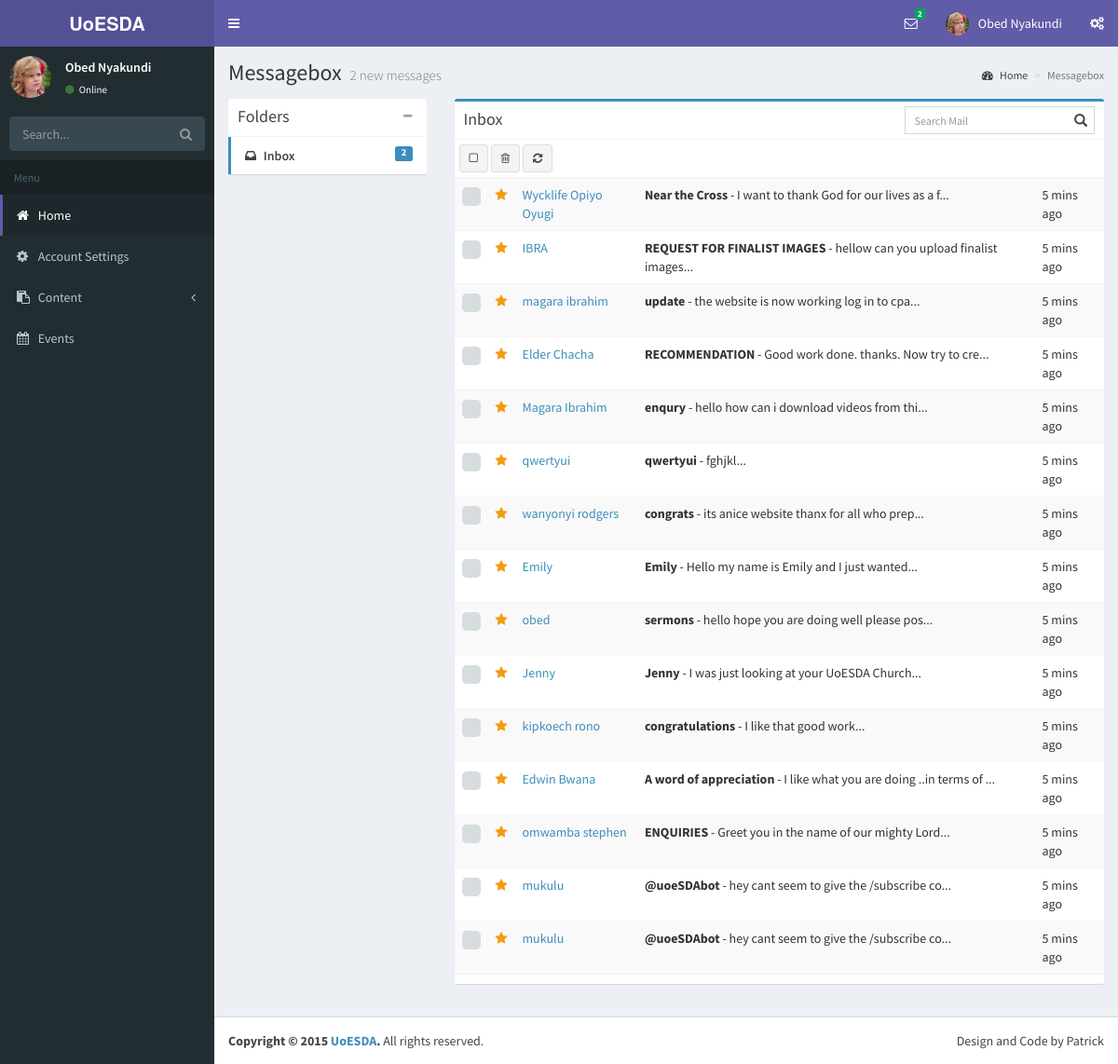
The app's page /admin/messagebox.php (signed in) with its own data.
### tables this page shows
CREATE TABLE IF NOT EXISTS `admtbl` (
  `id` int(11) NOT NULL AUTO_INCREMENT,
  `username` varchar(50) NOT NULL,
  `password` varchar(100) NOT NULL,
  `email` varchar(100) NOT NULL,
  `ad_names` varchar(200) NOT NULL,
  `prof_pic` text NOT NULL,
  PRIMARY KEY (`id`)
);

CREATE TABLE IF NOT EXISTS `messages` (
  `id` int(11) NOT NULL AUTO_INCREMENT,
  `sender_names` varchar(40) NOT NULL,
  `sender_mail` varchar(200) NOT NULL,
  `sender_subject` text NOT NULL,
  `sender_message` text NOT NULL,
  `sent_date` int(100) NOT NULL,
  `read_status` int(11) NOT NULL,
  PRIMARY KEY (`id`)
);

### admin/messagebox.php (the view, shortened to what the rows shown need)
<?php
require_once '../inc/functions.php';
$adID=$_SESSION['adm_id'];
if($adID){
$admin_result_set=getAdmin($adID);
$admin_names=$admin_result_set['ad_names'];
$admin_prof_pic=$admin_result_set['prof_pic'];
?>
<!DOCTYPE html>
<html>
<head>
    <link rel="stylesheet" href="bootstrap/css/bootstrap.min.css">
    <link rel="stylesheet" href="font-awesome/css/font-awesome.min.css">
    <link rel="stylesheet" href="ionicons/css/ionicons.min.css">
    <link rel="stylesheet" href="dist/css/AdminLTE.min.css">
    <link rel="stylesheet" href="dist/css/skins/skin-purple.min.css">
    <link rel="stylesheet" href="./plugins/iCheck/flat/blue.css">
</head>
<body class="hold-transition skin-purple sidebar-mini">
<div class="wrapper">
    <?php include './topbar.php'; ?>
    <?php include './sidebar.php'; ?>
    <div class="content-wrapper">
        <section class="content-header">
            <h1>
                Messagebox
                <small><?php echo getMessageCount(); ?> new messages</small>
            </h1>
            <ol class="breadcrumb">
                <li><a href="#"><i class="fa fa-dashboard"></i> Home</a></li>
                <li class="active">Messagebox</li>
            </ol>
        </section>
        <section class="content">
            <div class="row">
                <div class="col-md-3">
                    <div class="box box-solid">
                        <div class="box-header with-border">
                            <h3 class="box-title">Folders</h3>
                            <div class="box-tools">
                                <button class="btn btn-box-tool" data-widget="collapse"><i class="fa fa-minus"></i></button>
                            </div>
                        </div>
                        <div class="box-body no-padding">
                            <ul class="nav nav-pills nav-stacked">
                                <li class="active"><a href="#"><i class="fa fa-inbox"></i> Inbox <span class="label label-primary
                                pull-right"><?php echo getMessageCount(); ?></span></a></li>
                            </ul>
                        </div>
                    </div>
                </div>
                <div class="col-md-9">
                    <div class="box box-primary">
                        <div class="box-header with-border">
                            <h3 class="box-title">Inbox</h3>
                            <div class="box-tools pull-right">
                                <div class="has-feedback">
                                    <input type="text" class="form-control input-sm" placeholder="Search Mail">
                                </div>
                            </div>
                        </div>
                        <div class="box-body no-padding">
                            <div class="mailbox-controls">
                                <button class="btn btn-default btn-sm checkbox-toggle"><i class="fa fa-square-o"></i></button>
                                <div class="btn-group">
                                    <button class="btn btn-default btn-sm"><i class="fa fa-trash-o"></i></button>
                                </div>
                                <button class="btn btn-default btn-sm"><i class="fa fa-refresh"></i></button>
                            </div>
                            <div class="table-responsive mailbox-messages">
                                <table class="table table-hover table-striped">
                                    <tbody>
                                    <?php
                                    $mesos=getMessages(15);
                                    for($i=0;$i<=count($mesos)-1;$i++){
                                        ?>
                                        <tr>
                                            <td><input type="checkbox"></td>
                                            <td class="mailbox-star"><a href="#"><i class="fa fa-star text-yellow"></i></a></td>
                                            <td class="mailbox-name">
                                                <a href="readmessage.php?mesID=<?php echo $mesos[$i]["id"]; ?>">
                                                    <?php echo $mesos[$i]["sender_names"]; ?>
                                                </a>
                                            </td>
                                            <td class="mailbox-subject"><b><?php echo $mesos[$i]["sender_subject"]; ?></b>
                                                - <?php echo substr($mesos[$i]["sender_message"],0,40); ?>...
                                            </td>
                                            <td class="mailbox-attachment"></td>
                                            <td class="mailbox-date">5 mins ago</td>
                                        </tr>
                                    <?php
                                    }
                                    ?>
                                    </tbody>
                                </table>
                            </div>
                        </div>
                        <div class="box-footer no-padding">
                            <div class="mailbox-controls">
                            </div>
                        </div>
                    </div>
                </div>
            </div>
        </section>
    </div>
    <footer class="main-footer">
        <div class="pull-right hidden-xs">
            Design and Code by Patrick
        </div>
        <strong>Copyright &copy; 2015 <a href="#">UoESDA</a>.</strong> All rights reserved.
    </footer>
</div>
</body>
</html>
<?php
}else{
    header("location:../admin_login.php");
}
?>

### admin/topbar.php (shortened to what the rows shown need)
<header class="main-header">
    <a href="#" class="logo">
        <span class="logo-lg"><b>UoESDA</b></span>
    </a>
    <nav class="navbar navbar-static-top" role="navigation">
        <a href="#" class="sidebar-toggle" data-toggle="offcanvas" role="button">
        </a>
        <div class="navbar-custom-menu">
            <ul class="nav navbar-nav">
                <li class="dropdown messages-menu">
                    <a href="#" class="dropdown-toggle" data-toggle="dropdown">
                        <i class="fa fa-envelope-o"></i>
                        <span class="label label-success"><?php echo getMessageCount();?></span>
                    </a>
                </li>
                <li class="dropdown user user-menu">
                    <a href="#" class="dropdown-toggle" data-toggle="dropdown">
                        <img src="<?php echo $admin_prof_pic; ?>" class="user-image" alt="User Image">
                        <span class="hidden-xs"><?php echo $admin_names; ?></span>
                    </a>
                </li>
                <li>
                    <a href="#" data-toggle="control-sidebar"><i class="fa fa-gears"></i></a>
                </li>
            </ul>
        </div>
    </nav>
</header>

### admin/sidebar.php (shortened to what the rows shown need)
<aside class="main-sidebar">
    <section class="sidebar">
        <div class="user-panel">
            <div class="pull-left image">
                <img src="<?php echo $admin_prof_pic; ?>" class="img-circle" alt="User Image">
            </div>
            <div class="pull-left info">
                <p><?php echo $admin_names; ?></p>
                <a href="#"><i class="fa fa-circle text-success"></i> Online</a>
            </div>
        </div>
        <form action="#" method="get" class="sidebar-form">
            <div class="input-group">
                <input type="text" name="q" class="form-control" placeholder="Search...">
              <span class="input-group-btn">
                <button type="submit" name="search" id="search-btn" class="btn btn-flat"><i class="fa fa-search"></i></button>
              </span>
            </div>
        </form>
        <ul class="sidebar-menu">
            <li class="header">Menu</li>
            <li class="active"><a href="dashboard.php"><i class="fa fa-home"></i> <span>Home</span></a></li>
            <li><a href="account.php"><i class="fa fa-gear"></i> <span>Account Settings</span></a></li>
            <li class="treeview">
                <a href="#"><i class="fa fa-clipboard"></i> <span>Content</span> <i class="fa fa-angle-left pull-right"></i></a>
            </li>
            <li><a href="events.php"><i class="fa fa-calendar"></i> <span>Events</span></a></li>
        </ul>
    </section>
</aside>

### records on screen
admtbl: prof_pic (picture), ad_names "Obed Nyakundi"
messages: sender_names "Wycklife Opiyo Oyugi", sender_subject "Near the Cross", sender_message "I want to thank God for our lives as a f"
messages: sender_names "IBRA", sender_subject "REQUEST FOR FINALIST IMAGES", sender_message "hellow can you upload finalist images"
messages: sender_names "magara ibrahim", sender_subject "update", sender_message "the website is now working log in to cpa"
messages: sender_names "Elder Chacha", sender_subject "RECOMMENDATION", sender_message "Good work done. thanks. Now try to cre"
messages: sender_names "Magara Ibrahim", sender_subject "enqury", sender_message "hello how can i download videos from thi"
messages: sender_names "qwertyui", sender_subject "qwertyui", sender_message "fghjkl"
messages: sender_names "wanyonyi rodgers", sender_subject "congrats", sender_message "its anice website thanx for all who prep"
messages: sender_names "Emily", sender_subject "Emily", sender_message "Hello my name is Emily and I just wanted"
messages: sender_names "obed", sender_subject "sermons", sender_message "hello hope you are doing well please pos"
messages: sender_names "Jenny", sender_subject "Jenny", sender_message "I was just looking at your UoESDA Church"
messages: sender_names "kipkoech rono", sender_subject "congratulations", sender_message "I like that good work"
messages: sender_names "Edwin Bwana", sender_subject "A word of appreciation", sender_message "I like what you are doing ..in terms of"
messages: sender_names "omwamba stephen", sender_subject "ENQUIRIES", sender_message "Greet you in the name of our mighty Lord"
messages: sender_names "mukulu", sender_subject "@uoeSDAbot", sender_message "hey cant seem to give the /subscribe co"
messages: sender_names "mukulu", sender_subject "@uoeSDAbot", sender_message "hey cant seem to give the /subscribe co"

### other values on screen
getMessageCount() "2"
